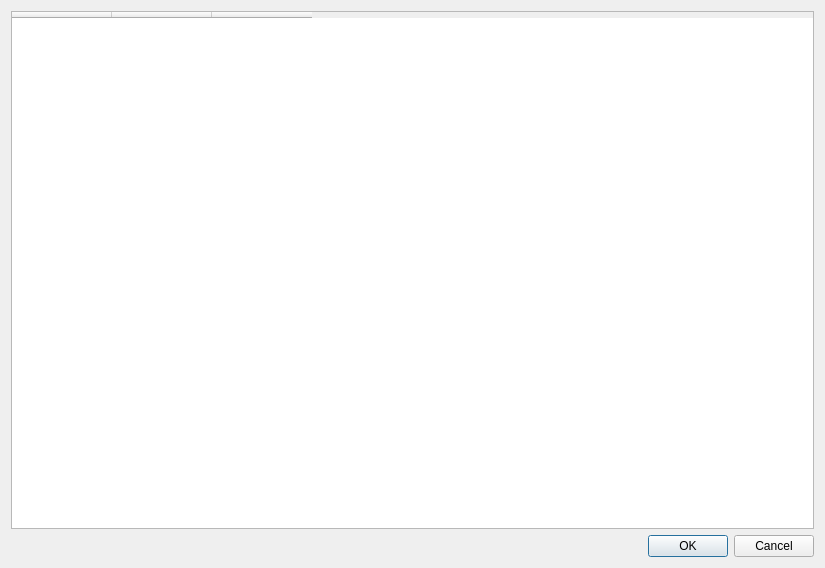
<?xml version="1.0" encoding="UTF-8"?>
<ui version="4.0">
 <class>QSelectStudyDialog</class>
 <widget class="QWidget" name="QSelectStudyDialog">
  <property name="geometry">
   <rect>
    <x>0</x>
    <y>0</y>
    <width>825</width>
    <height>568</height>
   </rect>
  </property>
  <property name="windowTitle">
   <string>Form</string>
  </property>
  <layout class="QVBoxLayout" name="verticalLayout_2">
   <item>
    <widget class="QTableWidget" name="studyTableWidget">
     <property name="minimumSize">
      <size>
       <width>741</width>
       <height>0</height>
      </size>
     </property>
     <column>
      <property name="text">
       <string/>
      </property>
      <property name="font">
       <font>
        <pointsize>1</pointsize>
       </font>
      </property>
     </column>
     <column>
      <property name="text">
       <string/>
      </property>
      <property name="font">
       <font>
        <pointsize>1</pointsize>
       </font>
      </property>
     </column>
     <column>
      <property name="text">
       <string/>
      </property>
      <property name="font">
       <font>
        <pointsize>1</pointsize>
       </font>
      </property>
     </column>
    </widget>
   </item>
   <item>
    <widget class="QDialogButtonBox" name="buttonBox">
     <property name="standardButtons">
      <set>QDialogButtonBox::Cancel|QDialogButtonBox::Ok</set>
     </property>
    </widget>
   </item>
  </layout>
 </widget>
 <resources/>
 <connections>
  <connection>
   <sender>buttonBox</sender>
   <signal>rejected()</signal>
   <receiver>QSelectStudyDialog</receiver>
   <slot>close()</slot>
   <hints>
    <hint type="sourcelabel">
     <x>412</x>
     <y>545</y>
    </hint>
    <hint type="destinationlabel">
     <x>412</x>
     <y>283</y>
    </hint>
   </hints>
  </connection>
 </connections>
</ui>
